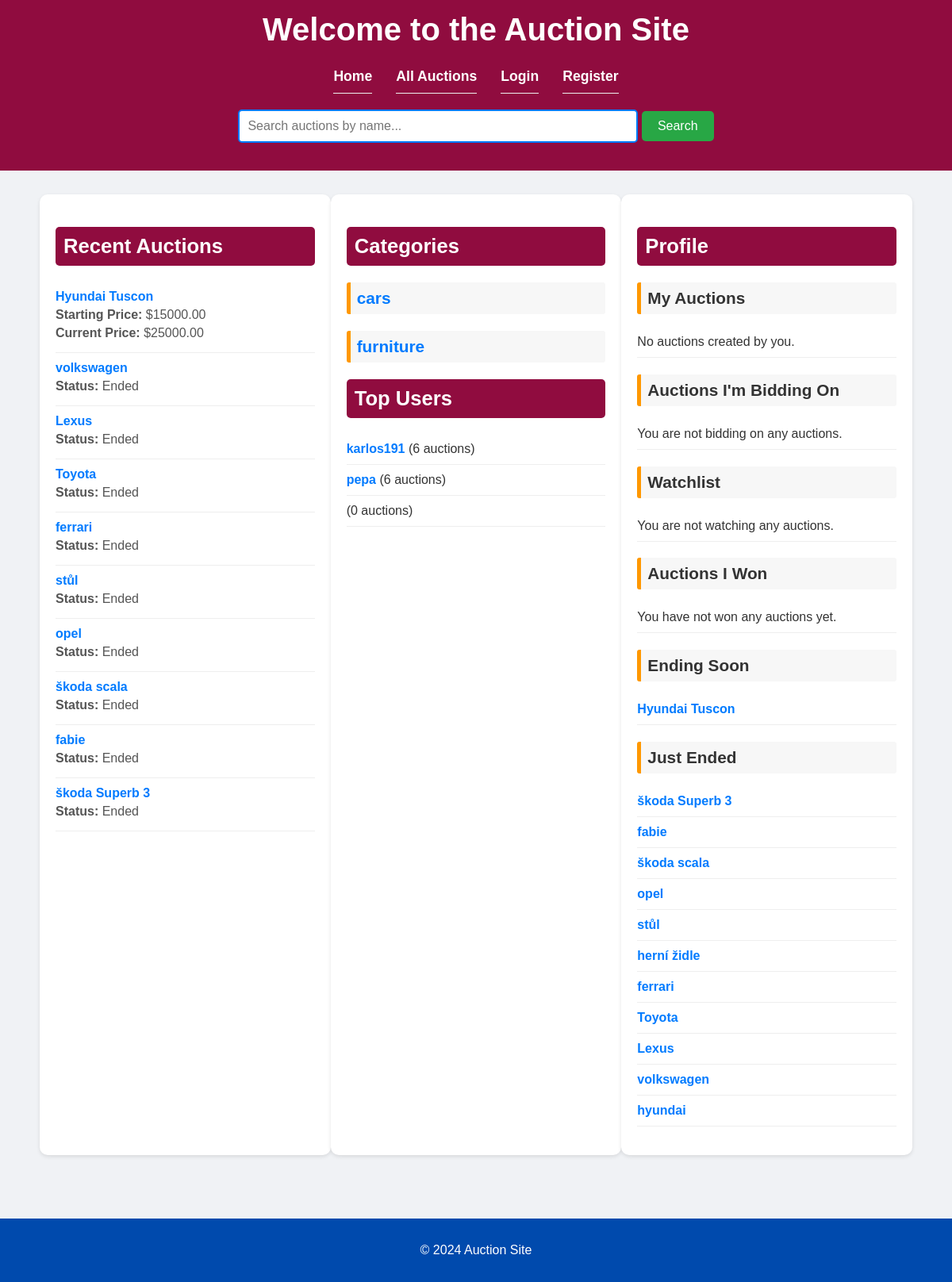
/, run on an earlier commit of the app's database.
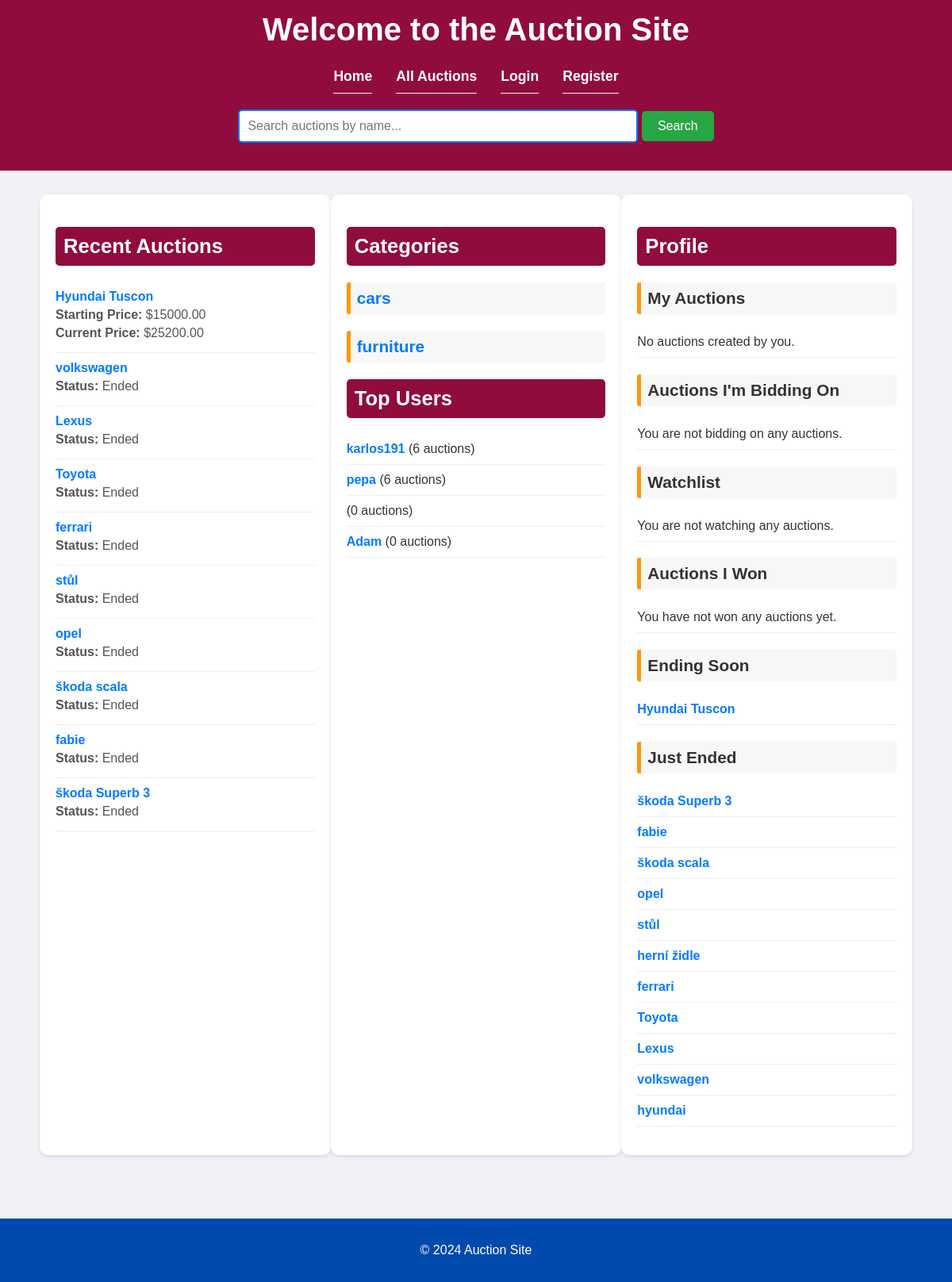
And on a later commit of the database.
### auctions/models.py (models this page shows, shortened)
class Auction(models.Model):
    user = models.ForeignKey(settings.AUTH_USER_MODEL, on_delete=models.CASCADE, related_name='auctions')
    title = models.CharField(max_length=255)
    description = models.TextField()
    photos = models.ImageField(upload_to='auction_photos/', blank=True, null=True)
    category = models.ForeignKey(Category, on_delete=models.CASCADE)
    is_closed = models.BooleanField(default=False)
    starting_price = models.DecimalField(max_digits=10, decimal_places=2, )
    current_price = models.DecimalField(max_digits=10, decimal_places=2, default=0.00)
    minimum_amount = models.DecimalField(max_digits=10, decimal_places=2)
    buy_now_price = models.DecimalField(max_digits=10, decimal_places=2, blank=True, null=True)
    promoted = models.BooleanField(default=False)
    location = models.CharField(max_length=255, blank=True, null=True)
    start_date = models.DateTimeField(default=timezone.now, editable=False)
    end_date = models.DateTimeField()
    num_visits = models.IntegerField(default=0)
    is_canceled = models.BooleanField(default=False)
    watchers = models.ManyToManyField(settings.AUTH_USER_MODEL, related_name='watching_auctions', blank=True)
    winner = models.ForeignKey(settings.AUTH_USER_MODEL, null=True, blank=True, on_delete=models.SET_NULL,
                               related_name='won_auctions')

class Category(models.Model):
    name = models.CharField(max_length=255)
    description = models.TextField(blank=True)
    logo = models.ImageField(upload_to='category_logos/', blank=True, null=True)

class CustomUser(AbstractBaseUser, PermissionsMixin):
    profile_image = models.ImageField(upload_to='profile_images/', null=True, blank=True)
    email = models.EmailField(unique=True)
    username = models.CharField(max_length=255)
    city = models.CharField(max_length=100, null=True, blank=True)
    address = models.CharField(max_length=255, null=True, blank=True)
    watchlist = models.ManyToManyField('Auction', related_name='watched_by', blank=True)
    date_joined = models.DateTimeField(auto_now_add=True)
    account_status = models.CharField(
        max_length=10, choices=[('ACTIVE', 'Active'), ('INACTIVE', 'Inactive'), ('BLOCKED', 'Blocked')]
    )
    account_type = models.CharField(
        max_length=10, choices=[('NORMAL', 'Normal'), ('PREMIUM', 'Premium')]
    )
    is_active = models.BooleanField(default=True)
    is_staff = models.BooleanField(default=False)
    USERNAME_FIELD = 'email'
    REQUIRED_FIELDS = ['username']
    objects = CustomUserManager()
    groups = models.ManyToManyField(
        'auth.Group',
        related_name='customer_set',
        blank=True,
        help_text='The groups this user belongs to.',
        verbose_name='groups',
    )
    user_permissions = models.ManyToManyField(
        'auth.Permission',
        related_name='customer_set',
        blank=True,
        help_text='Specific permissions for this user.',
        verbose_name='user permissions',
    )

### auctions/views.py (the view)
# urls.py: 2. Add a URL to urlpatterns:  path('', views.home, name='home')
def home(request):
    now = timezone.now()
    recent_auctions = Auction.objects.filter(is_canceled=False).order_by('-start_date')[:10]
    categories = Category.objects.all()
    won_auctions = Auction.objects.none()
    user_auctions = auctions_bidding = watchlist_auctions = []
    if request.user.is_authenticated:
        user_auctions = Auction.objects.filter(user=request.user, is_canceled=False)
        auctions_bidding = Auction.objects.filter(bids__user=request.user, is_canceled=False, end_date__gte=now).distinct()
        watchlist_auctions = request.user.watchlist.all()
        won_auctions = Auction.objects.filter(winner=request.user)
    ending_auctions = Auction.objects.filter(is_canceled=False, end_date__gte=now, is_closed=False).order_by(
        'end_date')[:10]
    ended_auctions = Auction.objects.filter(is_canceled=False, is_closed=True) | Auction.objects.filter(
        end_date__lt=now).order_by('-end_date')[:10]
    top_users = User.objects.annotate(auction_count=Count('auctions')).order_by('-auction_count')[:5]
    return render(request, 'auctions/home.html', {
        'recent_auctions': recent_auctions,
        'categories': categories,
        'now': now,
        'user_auctions': user_auctions,
        'auctions_bidding': auctions_bidding,
        'watchlist_auctions': watchlist_auctions,
        'ending_auctions': ending_auctions,
        'ended_auctions': ended_auctions,
        'top_users': top_users,
        'won_auctions': won_auctions,
    })

### auctions/templates/auctions/home.html (shortened to what the changed rows need)
<!DOCTYPE html>
<html lang="en">
<head>
</head>
<body>
    <header>
        <h1>Welcome to the Auction Site</h1>
    </header>
    <div class="container">
        <section class="auctions-column">
            <h2>Recent Auctions</h2>
            <ul>
                {% for auction in recent_auctions %}
                    <li>
                        <a href="{% url 'auction_detail' pk=auction.pk %}">{{ auction.title }}</a>
                        {% if auction.end_date > now and not auction.is_closed %}
                            <p><strong>Starting Price:</strong> ${{ auction.starting_price }}</p>
                            <p><strong>Current Price:</strong> ${{ auction.current_price }}</p>
                        {% else %}
                            <p><strong>Status:</strong> Ended</p>
                        {% endif %}
                    </li>
                {% empty %}
                    <li>No auctions found.</li>
                {% endfor %}
            </ul>
        </section>
        <section class="categories-column">
            <h2>Categories</h2>
            <div class="categories">
                {% for category in categories %}
                    <div class="category">
                        <h3>
                            <a href="{% url 'auction_search_by_category' category.id %}">{{ category.name }}</a>
                        </h3>
                    </div>
                {% endfor %}
            </div>
    <div class="top-users">
        <h2>Top Users</h2>
        <ul>
            {% for user in top_users %}
                <li>
                    <a href="{% url 'user_profile' user_id=user.id %}">{{ user.username }}</a>
                    ({{ user.auction_count }} auctions)
                </li>
            {% empty %}
                <li>No users available.</li>
            {% endfor %}
        </ul>
    </div>
        </section>
        <section class="profile-column">
            <h2>Profile</h2>
            <div>
                <ul>
                    {% for auction in ending_auctions %}
                        <li><a href="{% url 'auction_detail' pk=auction.pk %}">{{ auction.title }}</a></li>
                    {% empty %}
                        <li>No auctions ending soon.</li>
                    {% endfor %}
                </ul>
                <ul>
                    {% for auction in ended_auctions %}
                        <li><a href="{% url 'auction_detail' pk=auction.pk %}">{{ auction.title }}</a></li>
                    {% empty %}
                        <li>No auctions have just ended.</li>
                    {% endfor %}
                </ul>
            </div>
        </section>
    </div>
</body>
</html>

What changed in the data, as far as the page shows it:
changed Auction "Hyundai Tuscon": current_price "25000.00" → "25200.00"
added CustomUser: username "Adam", auction_count "0"
